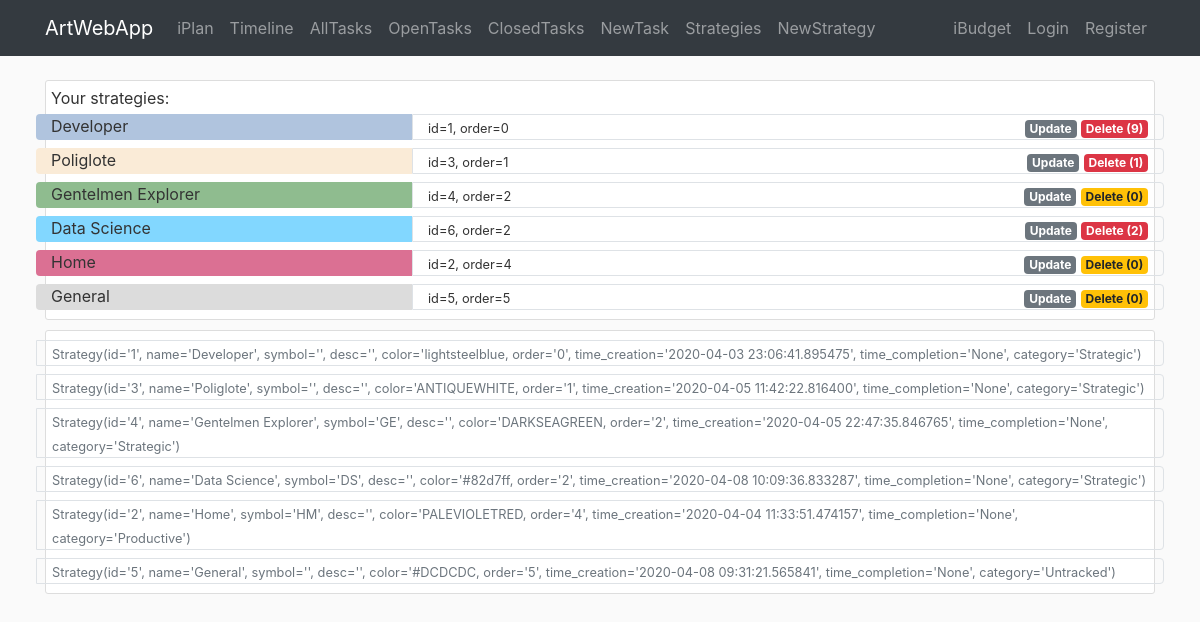
Before: /iplan/strategy with the older database file.
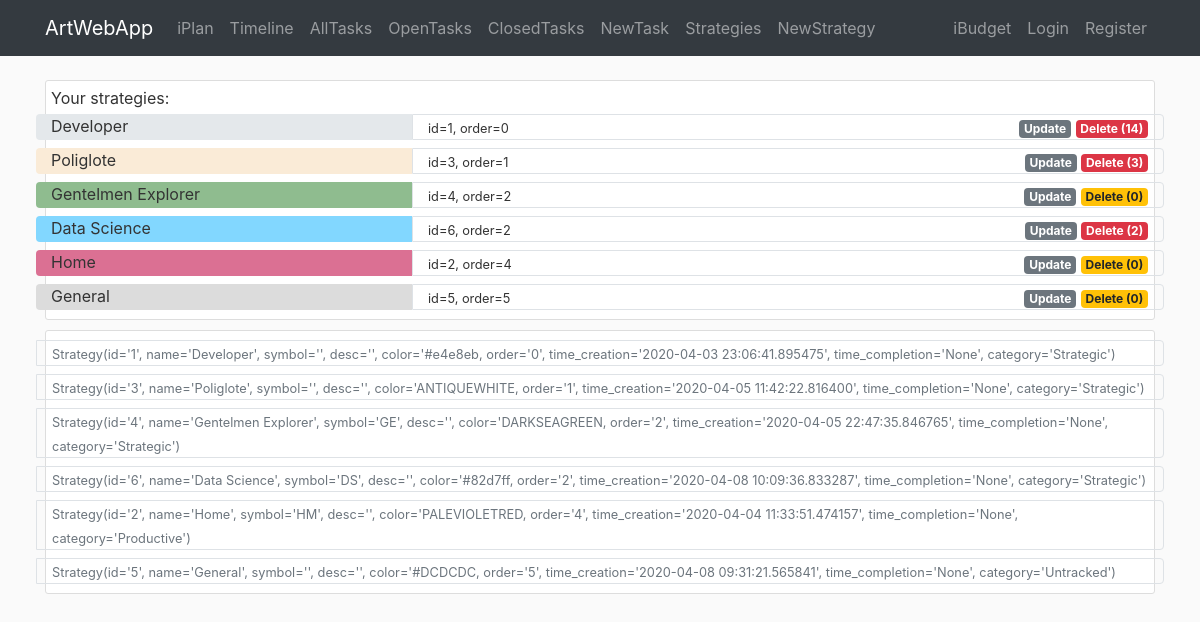
After: the same page with the newer database file.
### awa/iplan/models.py (models this page shows)
class Strategy(db.Model):
    id = db.Column(db.Integer, primary_key=True)
    name = db.Column(db.String(40), nullable=False)
    symbol = db.Column(db.String(3))
    desc = db.Column(db.Text)
    color = db.Column(db.String(7))
    order = db.Column(db.Integer)
    time_creation = db.Column(db.DateTime, default=datetime.now)
    time_completion = db.Column(db.DateTime)
    category = db.Column(db.String(20), nullable=True)
    br_task = db.relationship('Task', backref='strategy')  # todo: lazy=True - test that later
    br_project = db.relationship('Project', backref='strategy')  # todo: lazy=True - test that later
    def __repr__(self):
        return f"Strategy(id='{self.id}', name='{self.name}', symbol='{self.symbol}', desc='{self.desc}'," \
               f" color='{self.color}, order='{self.order}', time_creation='{self.time_creation}'," \
               f" time_completion='{self.time_completion}', category='{self.category}')"

### awa/iplan/routes.py (the view)
@iplan.route('/iplan/strategy', methods=['GET', 'POST'])
def strategy():
    strategies = Strategy.query.order_by(Strategy.order).all()
    count_tasks = {item.id: len(Task.query.filter_by(id_strategy=item.id).all()) for item in strategies}
    return render_template('iplan/strategy.html', strategies=strategies, legend='Create New Strategy',
                           count_tasks=count_tasks)

### awa/templates/iplan/strategy.html
{% extends "layout.html" %}
{% block content %}
<div class="container">
   <div class="content-section">
       Your strategies:
        {% for item in strategies %}
        <div class="row">
            <div class="col-4 rounded-left mt-1 mb-1" style="background-color:{{item.color}}">
                {{item.name}}
            </div>
            <div class="col border rounded-right mt-1 mb-1">
                <div class="row p-0">
                    <div class="col-auto">
                        <small>id={{item.id}}, order={{item.order}}</small>
                    </div>
                    <div class="col-auto ml-auto">
                        <a href="{{url_for('iplan.strategy_update', id_strategy=item.id)}}" class="badge badge-secondary">Update</a>
                        {% if count_tasks[item.id] != 0 %}
                            <a href="{{url_for('iplan.strategy_delete', id_strategy=item.id)}}" class="badge badge-danger">Delete ({{count_tasks[item.id]}})</a>
                        {% else %}
                            <a href="{{url_for('iplan.strategy_delete', id_strategy=item.id)}}" class="badge badge-warning">Delete ({{count_tasks[item.id]}})</a>
                        {% endif %}
                    </div>
                </div>
            </div>
        </div>
        {% endfor %}
    </div>
   <div class="content-section">
        {% for item in strategies %}
        <div class="row">
            <div class="col border rounded-right mt-1 mb-1">
                <div class="row p-0">
                    <div class="col-auto">
                        <small class="text-muted">{{item}}</small>
                    </div>
                </div>
            </div>
        </div>
        {% endfor %}
    </div>
</div>
{% endblock content %}

### awa/templates/layout.html (shortened to what this page needs)
<!DOCTYPE html>
<html lang="en">
<head>
    <link rel="stylesheet" href="https://stackpath.bootstrapcdn.com/bootstrap/4.4.1/css/bootstrap.min.css">
    <link rel="stylesheet" type="text/css" href="{{ url_for('static', filename='main.css') }}">
</head>
<body>
    <header>
        <nav class="navbar navbar-expand-md navbar-dark bg-dark fixed-top">
            <div class="container">
                <a class="navbar-brand" href="{{ url_for('main.home') }}">ArtWebApp</a>
                <div class="collapse navbar-collapse" id="navbarSupportedContent">
                    <div class="navbar-nav mr-auto">
                        <a class="nav-item nav-link" href="{{ url_for('iplan.home') }}">iPlan</a>
                        <a class="nav-item nav-link" href="{{ url_for('iplan.timeline') }}">Timeline</a>
                        <a class="nav-item nav-link" href="{{ url_for('iplan.task') }}">AllTasks</a>
                        <a class="nav-item nav-link" href="{{ url_for('iplan.task_open') }}">OpenTasks</a>
                        <a class="nav-item nav-link" href="{{ url_for('iplan.task_completed') }}">ClosedTasks</a>
                        <a class="nav-item nav-link" href="{{ url_for('iplan.task_create') }}">NewTask</a>
                        <a class="nav-item nav-link" href="{{ url_for('iplan.strategy') }}">Strategies</a>
                        <a class="nav-item nav-link" href="{{ url_for('iplan.strategy_create') }}">NewStrategy</a>
                    </div>
                    <div class="navbar-nav">
                        <a class="nav-item nav-link" href="{{ url_for('ibudget.home')}}">iBudget</a>
                        <a class="nav-item nav-link" href="#">Login</a>
                        <a class="nav-item nav-link" href="#">Register</a>
                    </div>
                </div>
            </div>
        </nav>
    </header>
    <main role="main">
            {% block content %}{% endblock %}
    </main>
</body>
</html>

### awa/static/main.css (style rules this page uses)
body { background: #fafafa; color: #333333; margin-top: 5rem; }
.content-section { background: #ffffff; padding: 5px 5px; border: 1px solid #dddddd; border-radius: 3px; margin-bottom: 10px; }

Changed rows visible on the page:
changed Strategy "Developer": color "lightsteelblue" → "#e4e8eb" (drawn); count_tasks "9" → "14"; id+name+symbol "Strategy(id='1', name='Developer', symbol='', desc='', color='lightsteelblue, order='0', time_creation='2020-04-03 23:06:41.895475', time_completion='None',…" → "Strategy(id='1', name='Developer', symbol='', desc='', color='#e4e8eb, order='0', time_creation='2020-04-03 23:06:41.895475', time_completion='None',…"
computed for Strategy "Poliglote": id "1" → "3"
